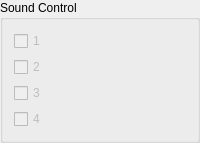
              <widget class="QGroupBox" name="groupBox_15">
               <property name="title">
                <string>Sound Control</string>
               </property>
               <layout class="QVBoxLayout" name="verticalLayout_47">
                <item>
                 <widget class="QCheckBox" name="checkBox_sound_1">
                  <property name="enabled">
                   <bool>false</bool>
                  </property>
                  <property name="text">
                   <string>1</string>
                  </property>
                  <property name="checkable">
                   <bool>true</bool>
                  </property>
                 </widget>
                </item>
                <item>
                 <widget class="QCheckBox" name="checkBox_sound_2">
                  <property name="enabled">
                   <bool>false</bool>
                  </property>
                  <property name="text">
                   <string>2</string>
                  </property>
                  <property name="checkable">
                   <bool>true</bool>
                  </property>
                 </widget>
                </item>
                <item>
                 <widget class="QCheckBox" name="checkBox_sound_3">
                  <property name="enabled">
                   <bool>false</bool>
                  </property>
                  <property name="text">
                   <string>3</string>
                  </property>
                  <property name="checkable">
                   <bool>true</bool>
                  </property>
                 </widget>
                </item>
                <item>
                 <widget class="QCheckBox" name="checkBox_sound_4">
                  <property name="enabled">
                   <bool>false</bool>
                  </property>
                  <property name="text">
                   <string>4</string>
                  </property>
                  <property name="checkable">
                   <bool>true</bool>
                  </property>
                 </widget>
                </item>
               </layout>
              </widget>
